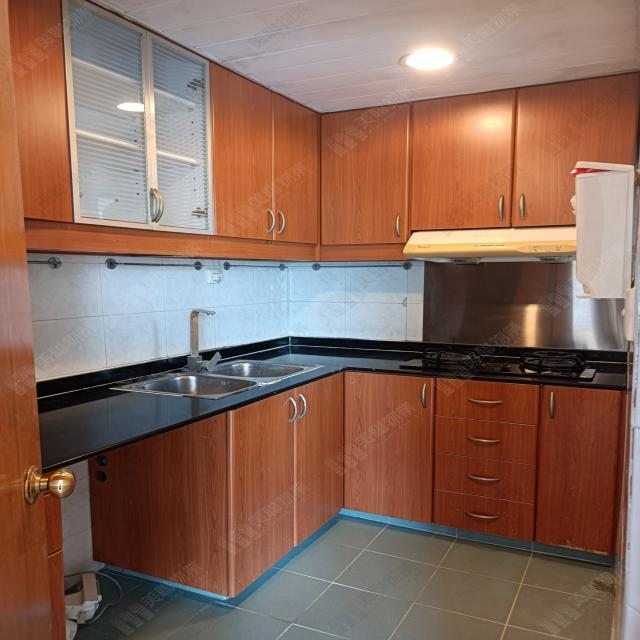
#> input picture Sample Dataset/Kitchen-114-_jpg.rf.751fd5eab7b6c6766695c2ac7fca58fd.jpg, 640 x 640 px, found by its file name; its folder holds only this picture in this run
$ python transformation.py
#> lines starting #> are read from the running program, lines starting #| are printed output that depends on the picture
'''
Adarsh Gourab Das
2141004066
'''

import cv2
import numpy as np
import os

input_directory = 'D:\Personal Projects\Celebal Technologies\submissions\Week 10\Sample Dataset'
output_directory = 'D:\Personal Projects\Celebal Technologies\submissions\Week 10\Saved Images\T3Transformation'

os.makedirs(output_directory, exist_ok=True)

for filename in os.listdir(input_directory):
    if filename.endswith('.jpg') or filename.endswith('.png'):
        image_path = os.path.join(input_directory, filename)
        image = cv2.imread(image_path)
#> image is the input picture: shape (640, 640, 3); mean B, G, R 91.9, 105.2, 137

        if image is None:
            print(f'Could not read image: {filename}')
            continue

        resized_image = cv2.resize(image, (300, 300))

        # Rotate the image by 45 degrees
        (h, w) = image.shape[:2]
#> h = 640; w = 640
        center = (w // 2, h // 2)
#> center = (320, 320)
        rotation_matrix = cv2.getRotationMatrix2D(center, 45, 1.0)
        rotated_image = cv2.warpAffine(image, rotation_matrix, (w, h))
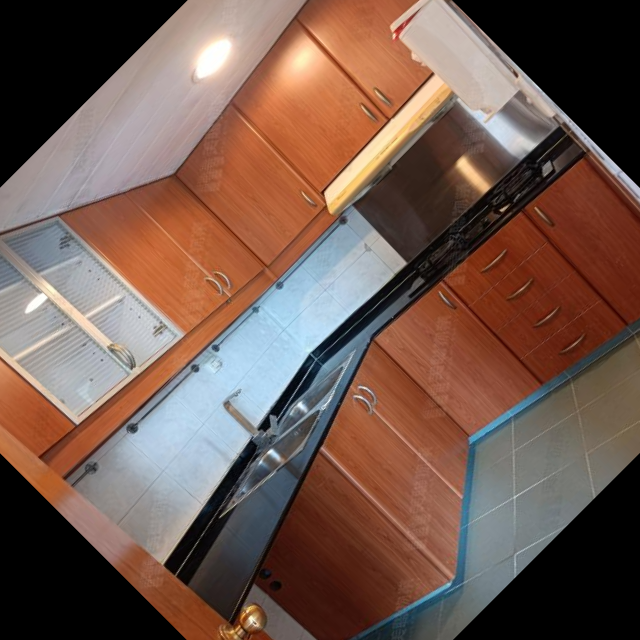
#> rotated_image: shape (640, 640, 3); mean B, G, R 78.8, 89.3, 115

        # Flip the image horizontally
        flipped_image = cv2.flip(image, 1)  # 1 for horizontal flip
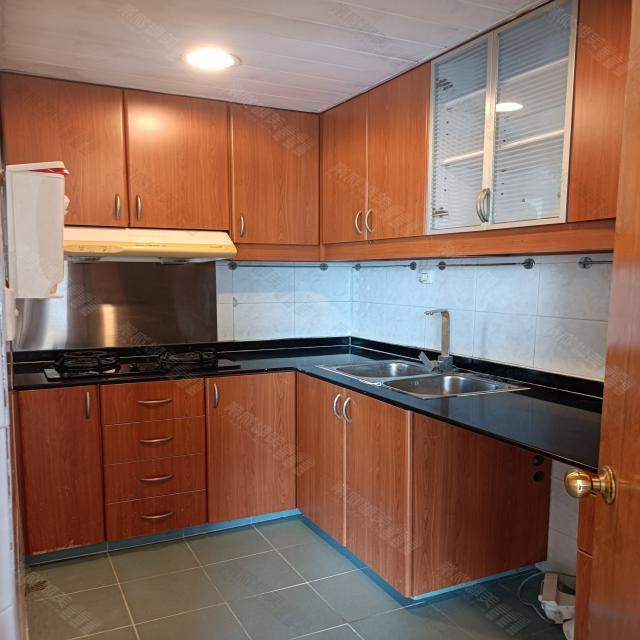
#> flipped_image: shape (640, 640, 3); mean B, G, R 91.9, 105.2, 137

        # Save the transformed images
        cv2.imwrite(os.path.join(output_directory, f'resized_{filename}'), resized_image)
        cv2.imwrite(os.path.join(output_directory, f'rotated_{filename}'), rotated_image)
        cv2.imwrite(os.path.join(output_directory, f'flipped_{filename}'), flipped_image)

        print(f'Processed and saved transformations for: {filename}')

print('All images processed.')

$ run again, on Sample Dataset/Kitchen-142-_jpg.rf.c8c0a46bae881145a926dfe90dab22b8.jpg
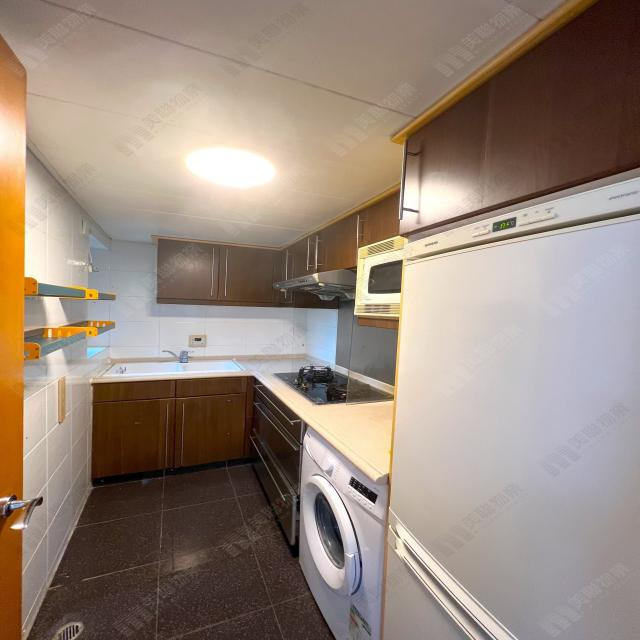
#> input picture Sample Dataset/Kitchen-142-_jpg.rf.c8c0a46bae881145a926dfe90dab22b8.jpg, 640 x 640 px, found by its file name
#> image is the input picture: shape (640, 640, 3); mean B, G, R 123.6, 135.7, 151.8
#> `rotated_image = cv2.warpAffine(image, rotation_matrix, (w, h))`:
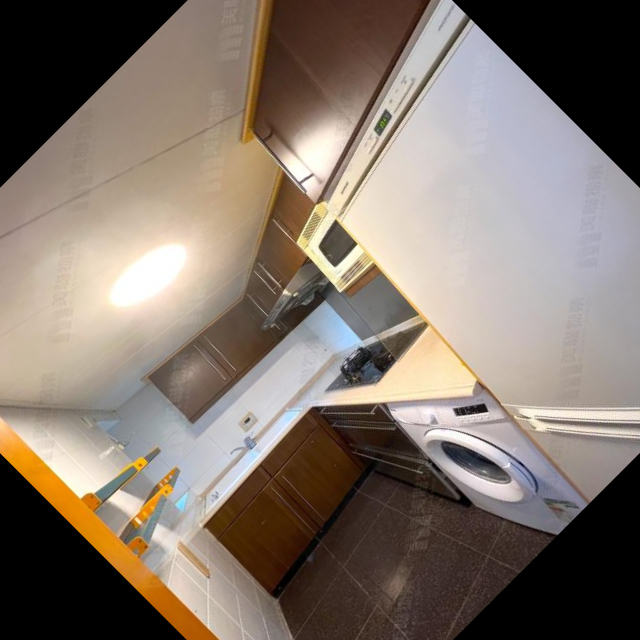
#> rotated_image: shape (640, 640, 3); mean B, G, R 107.2, 117.4, 129.9
#> `flipped_image = cv2.flip(image, 1)`:
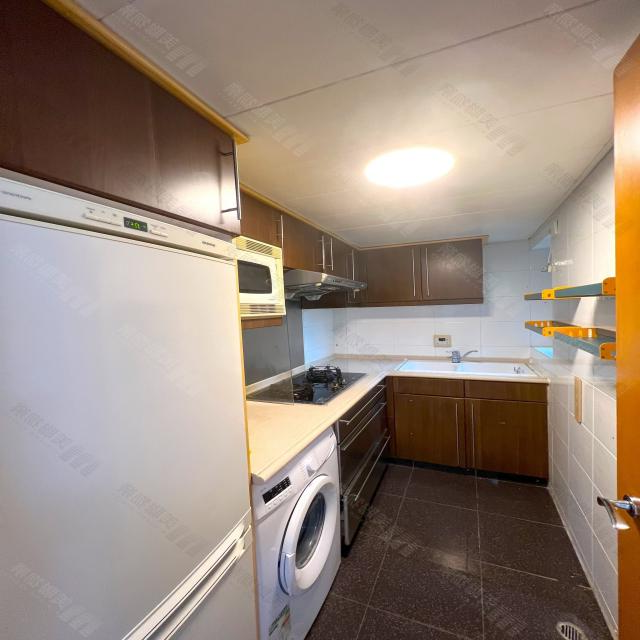
#> flipped_image: shape (640, 640, 3); mean B, G, R 123.6, 135.7, 151.8

$ run again, on Sample Dataset/Kitchen-149-_jpg.rf.e82667b15de5ab10ccbb27ffa9f47d2b.jpg
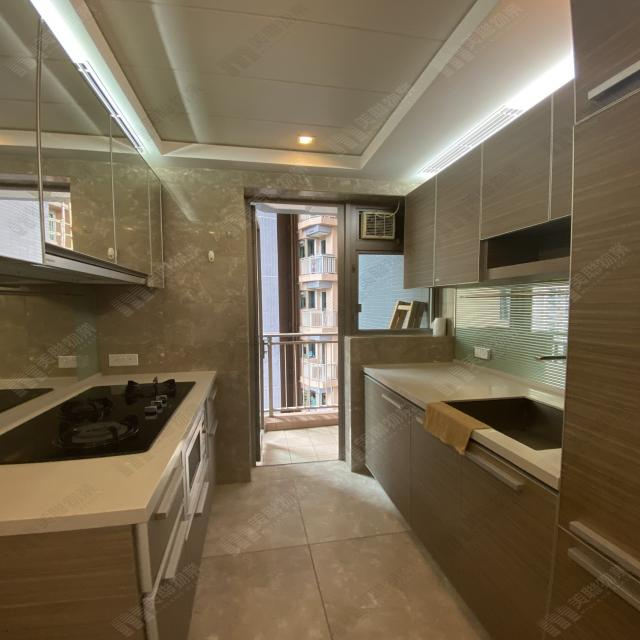
#> input picture Sample Dataset/Kitchen-149-_jpg.rf.e82667b15de5ab10ccbb27ffa9f47d2b.jpg, 640 x 640 px, found by its file name
#> image is the input picture: shape (640, 640, 3); mean B, G, R 81.9, 104.8, 119
#> `rotated_image = cv2.warpAffine(image, rotation_matrix, (w, h))`:
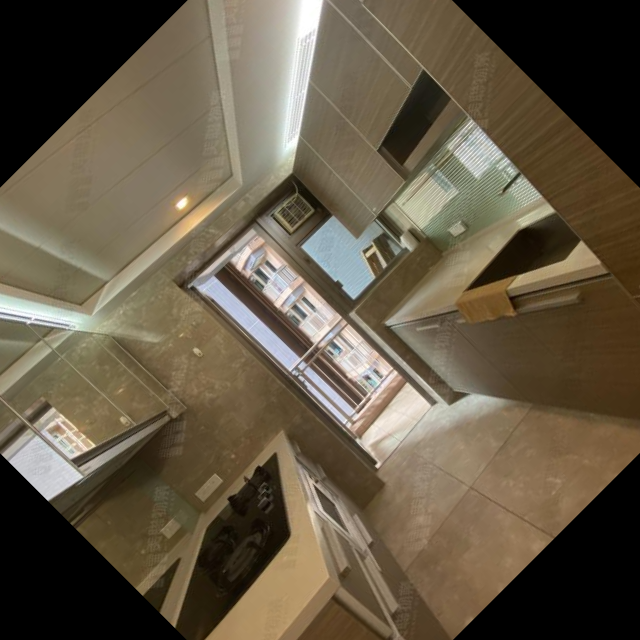
#> rotated_image: shape (640, 640, 3); mean B, G, R 69.6, 88.4, 99.6
#> `flipped_image = cv2.flip(image, 1)`:
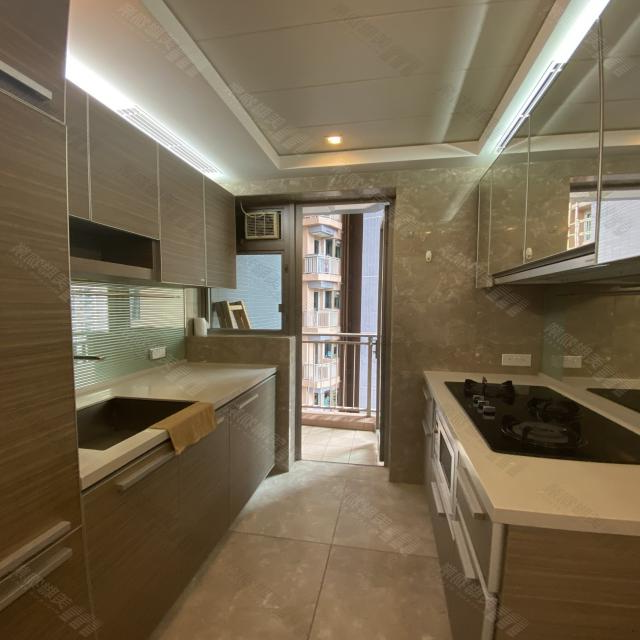
#> flipped_image: shape (640, 640, 3); mean B, G, R 81.9, 104.8, 119

$ run again, on Sample Dataset/Kitchen-155-_jpg.rf.da553581b88e0a3c7712e0f257ee0e9e.jpg
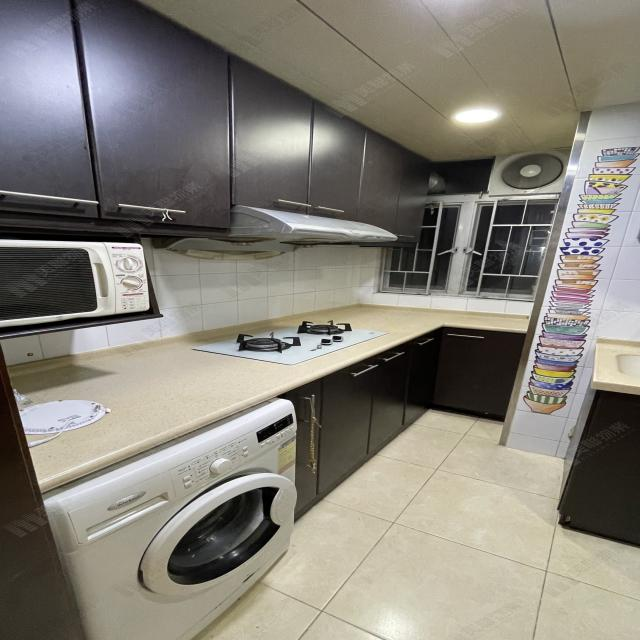
#> input picture Sample Dataset/Kitchen-155-_jpg.rf.da553581b88e0a3c7712e0f257ee0e9e.jpg, 640 x 640 px, found by its file name
#> image is the input picture: shape (640, 640, 3); mean B, G, R 120, 129.1, 133.1
#> `rotated_image = cv2.warpAffine(image, rotation_matrix, (w, h))`:
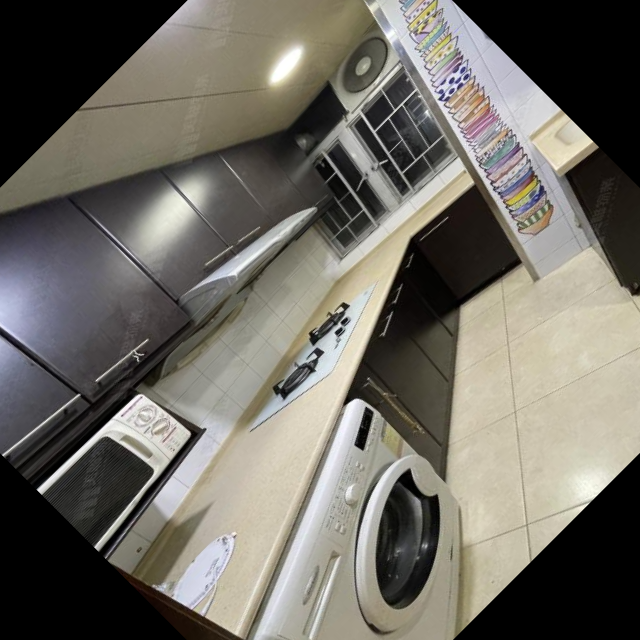
#> rotated_image: shape (640, 640, 3); mean B, G, R 99.5, 107.5, 110.8
#> `flipped_image = cv2.flip(image, 1)`:
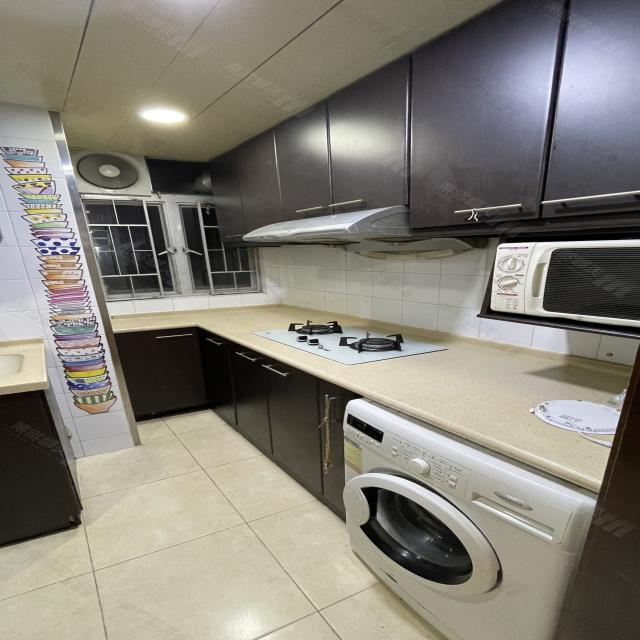
#> flipped_image: shape (640, 640, 3); mean B, G, R 120, 129.1, 133.1

$ run again, on Sample Dataset/Kitchen-118-_jpg.rf.ea9919f60f623baf586a25712cbbf151.jpg
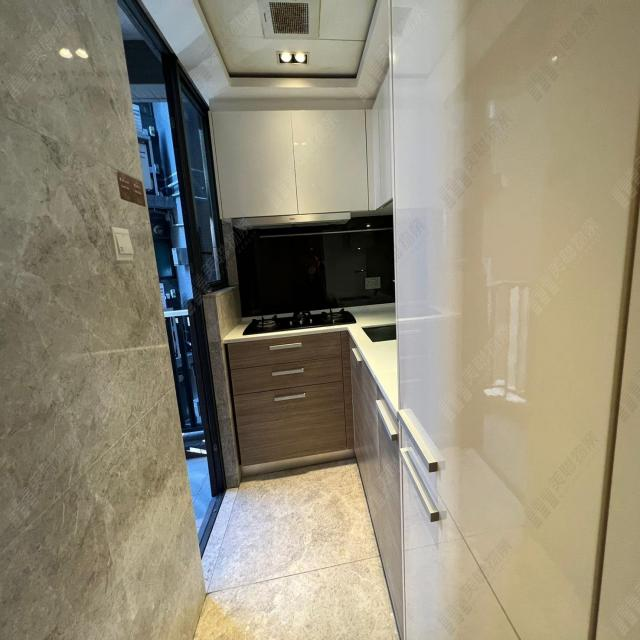
#> input picture Sample Dataset/Kitchen-118-_jpg.rf.ea9919f60f623baf586a25712cbbf151.jpg, 640 x 640 px, found by its file name
#> image is the input picture: shape (640, 640, 3); mean B, G, R 118, 137.6, 144.5
#> `rotated_image = cv2.warpAffine(image, rotation_matrix, (w, h))`:
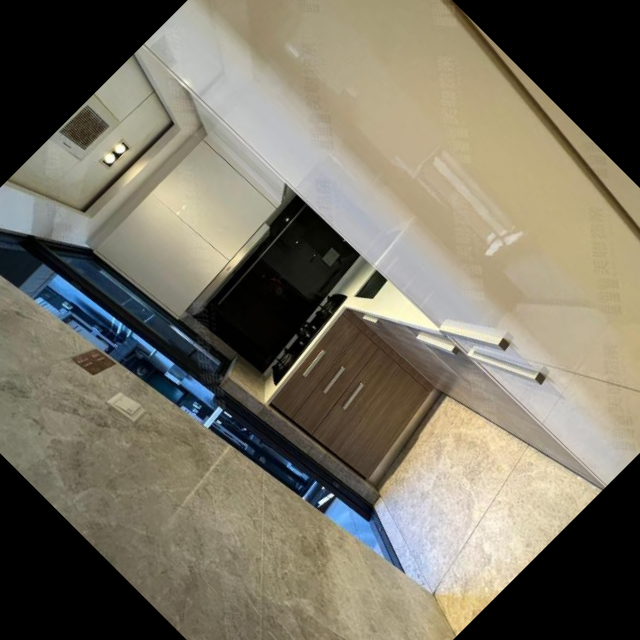
#> rotated_image: shape (640, 640, 3); mean B, G, R 99.8, 114.9, 120.3
#> `flipped_image = cv2.flip(image, 1)`:
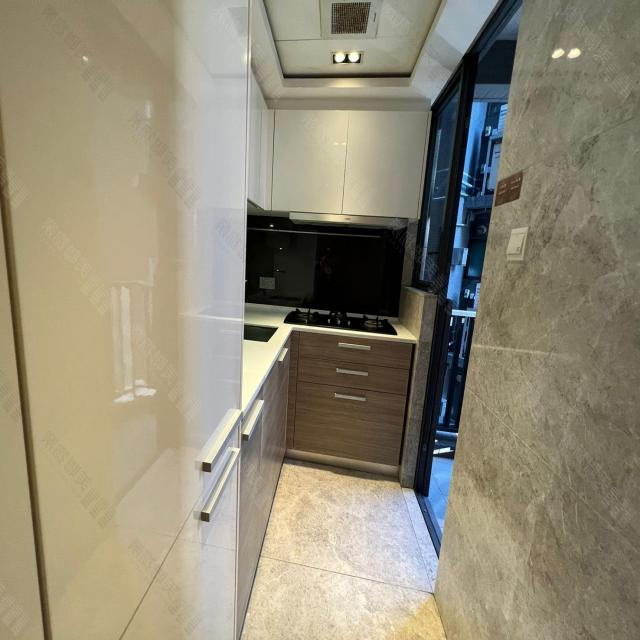
#> flipped_image: shape (640, 640, 3); mean B, G, R 118, 137.6, 144.5
